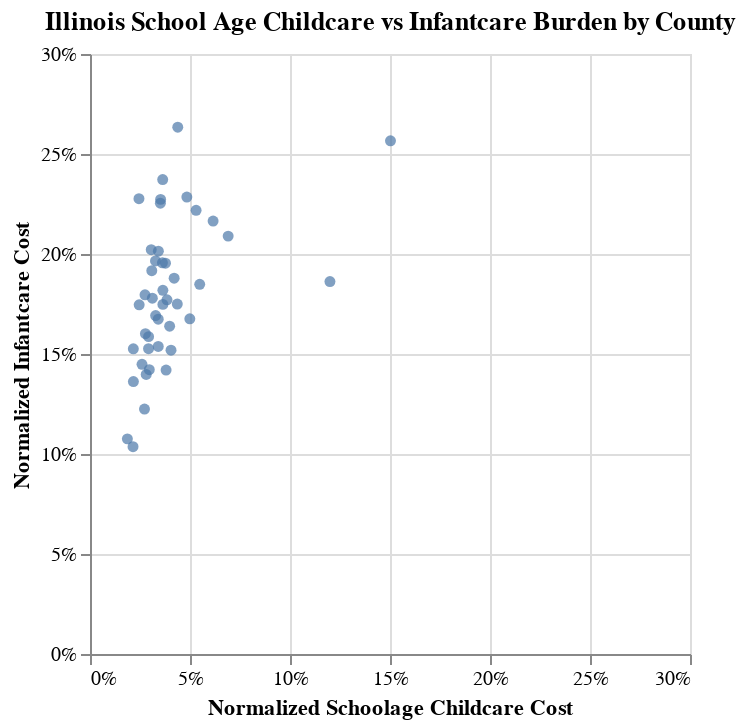

Notebook source saved alongside this figure:
### Markdown cell above
### Illinois, Infantcare vs Schoolage Care

### Code cell
schoolage_v_infant_scatter(il_df, "Illinois School Age Childcare vs Infantcare Burden by County")

### Figure 1 — Vega-Lite specification as saved in the notebook (floating-point values rounded to 4 significant figures)
{"config": {"view": {"continuousWidth": 300, "continuousHeight": 300}}, "data": {"name": "data-0515d4202a942b53e2e33ec43ec4becd"}, "mark": {"type": "circle"}, "encoding": {"x": {"axis": {"format": "%"}, "field": "adj_schoolage", "scale": {"domain": [0, 0.3]}, "title": "Normalized Schoolage Childcare Cost", "type": "quantitative"}, "y": {"axis": {"format": "%"}, "field": "adj_infant", "scale": {"domain": [0, 0.3]}, "title": "Normalized Infantcare Cost", "type": "quantitative"}}, "title": "Illinois School Age Childcare vs Infantcare Burden by County", "$schema": "https://vega.github.io/schema/vega-lite/v5.20.1.json", "datasets": {"data-0515d4202a942b53e2e33ec43ec4becd": [{"STATE_ABBREVIATION": "IL", "COUNTY_NAME": "Adams County", "COUNTY_FIPS_CODE": 17001, "STUDYYEAR": 2022, "MHI": 63767, "MCSA": 30.15, "MCINFANT": 214.1, "MCTODDLER": 151.7, "MCPRESCHOOL": 151.7, "adj_infant": 0.1746, "adj_toddler": 0.1237, "adj_preschool": 0.1237, "adj_schoolage": 0.02459}, {"STATE_ABBREVIATION": "IL", "COUNTY_NAME": "Bond County", "COUNTY_FIPS_CODE": 17005, "STUDYYEAR": 2022, "MHI": 58617, "MCSA": 37.0, "MCINFANT": 190.8, "MCTODDLER": 198.3, "MCPRESCHOOL": 205.0, "adj_infant": 0.1692, "adj_toddler": 0.1759, "adj_preschool": 0.1819, "adj_schoolage": 0.03282}, {"STATE_ABBREVIATION": "IL", "COUNTY_NAME": "Boone County", "COUNTY_FIPS_CODE": 17007, "STUDYYEAR": 2022, "MHI": 80502, "MCSA": 185.7, "MCINFANT": 288.3, "MCTODDLER": 221.7, "MCPRESCHOOL": 181.7, "adj_infant": 0.1862, "adj_toddler": 0.1432, "adj_preschool": 0.1173, "adj_schoolage": 0.12}, {"STATE_ABBREVIATION": "IL", "COUNTY_NAME": "Champaign County", "COUNTY_FIPS_CODE": 17019, "STUDYYEAR": 2022, "MHI": 61090, "MCSA": 51.55, "MCINFANT": 309.5, "MCTODDLER": 275.0, "MCPRESCHOOL": 239.0, "adj_infant": 0.2634, "adj_toddler": 0.2341, "adj_preschool": 0.2034, "adj_schoolage": 0.04388}, {"STATE_ABBREVIATION": "IL", "COUNTY_NAME": "Christian County", "COUNTY_FIPS_CODE": 17021, "STUDYYEAR": 2022, "MHI": 56933, "MCSA": 41.65, "MCINFANT": 155.4, "MCTODDLER": 158.3, "MCPRESCHOOL": 141.7, "adj_infant": 0.142, "adj_toddler": 0.1446, "adj_preschool": 0.1294, "adj_schoolage": 0.03804}, {"STATE_ABBREVIATION": "IL", "COUNTY_NAME": "Clinton County", "COUNTY_FIPS_CODE": 17027, "STUDYYEAR": 2022, "MHI": 78054, "MCSA": 40.9, "MCINFANT": 183.8, "MCTODDLER": 170.3, "MCPRESCHOOL": 162.3, "adj_infant": 0.1225, "adj_toddler": 0.1135, "adj_preschool": 0.1081, "adj_schoolage": 0.02725}, {"STATE_ABBREVIATION": "IL", "COUNTY_NAME": "Coles County", "COUNTY_FIPS_CODE": 17029, "STUDYYEAR": 2022, "MHI": 53732, "MCSA": 35.25, "MCINFANT": 173.0, "MCTODDLER": 158.3, "MCPRESCHOOL": 148.3, "adj_infant": 0.1674, "adj_toddler": 0.1532, "adj_preschool": 0.1435, "adj_schoolage": 0.03411}, {"STATE_ABBREVIATION": "IL", "COUNTY_NAME": "Cook County", "COUNTY_FIPS_CODE": 17031, "STUDYYEAR": 2022, "MHI": 78304, "MCSA": 82.6, "MCINFANT": 278.3, "MCTODDLER": 220.0, "MCPRESCHOOL": 189.2, "adj_infant": 0.1848, "adj_toddler": 0.1461, "adj_preschool": 0.1256, "adj_schoolage": 0.05485}, {"STATE_ABBREVIATION": "IL", "COUNTY_NAME": "DeKalb County", "COUNTY_FIPS_CODE": 17037, "STUDYYEAR": 2022, "MHI": 68617, "MCSA": 70.0, "MCINFANT": 292.7, "MCTODDLER": 240.0, "MCPRESCHOOL": 235.8, "adj_infant": 0.2218, "adj_toddler": 0.1819, "adj_preschool": 0.1787, "adj_schoolage": 0.05305}, {"STATE_ABBREVIATION": "IL", "COUNTY_NAME": "DuPage County", "COUNTY_FIPS_CODE": 17043, "STUDYYEAR": 2022, "MHI": 107035, "MCSA": 75.0, "MCINFANT": 374.3, "MCTODDLER": 280.0, "MCPRESCHOOL": 315.8, "adj_infant": 0.1819, "adj_toddler": 0.136, "adj_preschool": 0.1534, "adj_schoolage": 0.03644}, {"STATE_ABBREVIATION": "IL", "COUNTY_NAME": "Effingham County", "COUNTY_FIPS_CODE": 17049, "STUDYYEAR": 2022, "MHI": 73181, "MCSA": 26.3, "MCINFANT": 151.4, "MCTODDLER": 141.0, "MCPRESCHOOL": 125.0, "adj_infant": 0.1076, "adj_toddler": 0.1002, "adj_preschool": 0.08882, "adj_schoolage": 0.01869}, {"STATE_ABBREVIATION": "IL", "COUNTY_NAME": "Fayette County", "COUNTY_FIPS_CODE": 17051, "STUDYYEAR": 2022, "MHI": 51962, "MCSA": 34.1, "MCINFANT": 153.7, "MCTODDLER": 149.5, "MCPRESCHOOL": 125.0, "adj_infant": 0.1538, "adj_toddler": 0.1496, "adj_preschool": 0.1251, "adj_schoolage": 0.03412}, {"STATE_ABBREVIATION": "IL", "COUNTY_NAME": "Fulton County", "COUNTY_FIPS_CODE": 17057, "STUDYYEAR": 2022, "MHI": 57223, "MCSA": 54.93, "MCINFANT": 184.4, "MCTODDLER": 172.9, "MCPRESCHOOL": 165.7, "adj_infant": 0.1676, "adj_toddler": 0.1571, "adj_preschool": 0.1506, "adj_schoolage": 0.04992}, {"STATE_ABBREVIATION": "IL", "COUNTY_NAME": "Grundy County", "COUNTY_FIPS_CODE": 17063, "STUDYYEAR": 2022, "MHI": 89993, "MCSA": 37.5, "MCINFANT": 264.1, "MCTODDLER": 205.0, "MCPRESCHOOL": 189.5, "adj_infant": 0.1526, "adj_toddler": 0.1185, "adj_preschool": 0.1095, "adj_schoolage": 0.02167}, {"STATE_ABBREVIATION": "IL", "COUNTY_NAME": "Henry County", "COUNTY_FIPS_CODE": 17073, "STUDYYEAR": 2022, "MHI": 66313, "MCSA": 39.75, "MCINFANT": 226.8, "MCTODDLER": 205.0, "MCPRESCHOOL": 182.3, "adj_infant": 0.1779, "adj_toddler": 0.1608, "adj_preschool": 0.143, "adj_schoolage": 0.03117}, {"STATE_ABBREVIATION": "IL", "COUNTY_NAME": "Kane County", "COUNTY_FIPS_CODE": 17089, "STUDYYEAR": 2022, "MHI": 96400, "MCSA": 71.35, "MCINFANT": 328.3, "MCTODDLER": 253.3, "MCPRESCHOOL": 277.2, "adj_infant": 0.1771, "adj_toddler": 0.1367, "adj_preschool": 0.1495, "adj_schoolage": 0.03849}, {"STATE_ABBREVIATION": "IL", "COUNTY_NAME": "Kankakee County", "COUNTY_FIPS_CODE": 17091, "STUDYYEAR": 2022, "MHI": 65489, "MCSA": 34.9, "MCINFANT": 201.7, "MCTODDLER": 199.0, "MCPRESCHOOL": 132.7, "adj_infant": 0.1601, "adj_toddler": 0.158, "adj_preschool": 0.1054, "adj_schoolage": 0.02771}, {"STATE_ABBREVIATION": "IL", "COUNTY_NAME": "Kendall County", "COUNTY_FIPS_CODE": 17093, "STUDYYEAR": 2022, "MHI": 106358, "MCSA": 57.5, "MCINFANT": 285.9, "MCTODDLER": 234.7, "MCPRESCHOOL": 227.8, "adj_infant": 0.1398, "adj_toddler": 0.1147, "adj_preschool": 0.1114, "adj_schoolage": 0.02811}, {"STATE_ABBREVIATION": "IL", "COUNTY_NAME": "Lake County", "COUNTY_FIPS_CODE": 17097, "STUDYYEAR": 2022, "MHI": 104553, "MCSA": 81.45, "MCINFANT": 305.4, "MCTODDLER": 246.7, "MCPRESCHOOL": 235.8, "adj_infant": 0.1519, "adj_toddler": 0.1227, "adj_preschool": 0.1173, "adj_schoolage": 0.04051}, {"STATE_ABBREVIATION": "IL", "COUNTY_NAME": "LaSalle County", "COUNTY_FIPS_CODE": 17099, "STUDYYEAR": 2022, "MHI": 67942, "MCSA": 40.0, "MCINFANT": 264.1, "MCTODDLER": 185.0, "MCPRESCHOOL": 171.7, "adj_infant": 0.2021, "adj_toddler": 0.1416, "adj_preschool": 0.1314, "adj_schoolage": 0.03061}, {"STATE_ABBREVIATION": "IL", "COUNTY_NAME": "Lee County", "COUNTY_FIPS_CODE": 17103, "STUDYYEAR": 2022, "MHI": 64588, "MCSA": 40.67, "MCINFANT": 244.1, "MCTODDLER": 251.7, "MCPRESCHOOL": 158.3, "adj_infant": 0.1965, "adj_toddler": 0.2026, "adj_preschool": 0.1275, "adj_schoolage": 0.03274}, {"STATE_ABBREVIATION": "IL", "COUNTY_NAME": "McHenry County", "COUNTY_FIPS_CODE": 17111, "STUDYYEAR": 2022, "MHI": 100101, "MCSA": 76.65, "MCINFANT": 315.5, "MCTODDLER": 256.0, "MCPRESCHOOL": 281.2, "adj_infant": 0.1639, "adj_toddler": 0.133, "adj_preschool": 0.1461, "adj_schoolage": 0.03982}, {"STATE_ABBREVIATION": "IL", "COUNTY_NAME": "McLean County", "COUNTY_FIPS_CODE": 17113, "STUDYYEAR": 2022, "MHI": 75356, "MCSA": 89.2, "MCINFANT": 313.7, "MCTODDLER": 281.7, "MCPRESCHOOL": 279.0, "adj_infant": 0.2165, "adj_toddler": 0.1944, "adj_preschool": 0.1925, "adj_schoolage": 0.06155}, {"STATE_ABBREVIATION": "IL", "COUNTY_NAME": "Macon County", "COUNTY_FIPS_CODE": 17115, "STUDYYEAR": 2022, "MHI": 59622, "MCSA": 39.2, "MCINFANT": 230.9, "MCTODDLER": 205.0, "MCPRESCHOOL": 191.7, "adj_infant": 0.2014, "adj_toddler": 0.1788, "adj_preschool": 0.1672, "adj_schoolage": 0.03419}, {"STATE_ABBREVIATION": "IL", "COUNTY_NAME": "Macoupin County", "COUNTY_FIPS_CODE": 17117, "STUDYYEAR": 2022, "MHI": 64706, "MCSA": 36.45, "MCINFANT": 197.4, "MCTODDLER": 177.0, "MCPRESCHOOL": 188.8, "adj_infant": 0.1587, "adj_toddler": 0.1422, "adj_preschool": 0.1517, "adj_schoolage": 0.02929}, {"STATE_ABBREVIATION": "IL", "COUNTY_NAME": "Madison County", "COUNTY_FIPS_CODE": 17119, "STUDYYEAR": 2022, "MHI": 71759, "MCSA": 95.33, "MCINFANT": 288.3, "MCTODDLER": 235.0, "MCPRESCHOOL": 208.3, "adj_infant": 0.2089, "adj_toddler": 0.1703, "adj_preschool": 0.151, "adj_schoolage": 0.06908}, {"STATE_ABBREVIATION": "IL", "COUNTY_NAME": "Marion County", "COUNTY_FIPS_CODE": 17121, "STUDYYEAR": 2022, "MHI": 59099, "MCSA": 29.55, "MCINFANT": 164.7, "MCTODDLER": 151.7, "MCPRESCHOOL": 131.7, "adj_infant": 0.1449, "adj_toddler": 0.1335, "adj_preschool": 0.1159, "adj_schoolage": 0.026}, {"STATE_ABBREVIATION": "IL", "COUNTY_NAME": "Monroe County", "COUNTY_FIPS_CODE": 17133, "STUDYYEAR": 2022, "MHI": 100685, "MCSA": 41.65, "MCINFANT": 200.7, "MCTODDLER": 188.3, "MCPRESCHOOL": 168.3, "adj_infant": 0.1036, "adj_toddler": 0.09727, "adj_preschool": 0.08694, "adj_schoolage": 0.02151}, {"STATE_ABBREVIATION": "IL", "COUNTY_NAME": "Morgan County", "COUNTY_FIPS_CODE": 17137, "STUDYYEAR": 2022, "MHI": 61188, "MCSA": 36.35, "MCINFANT": 225.5, "MCTODDLER": 171.7, "MCPRESCHOOL": 157.9, "adj_infant": 0.1917, "adj_toddler": 0.1459, "adj_preschool": 0.1342, "adj_schoolage": 0.03089}, {"STATE_ABBREVIATION": "IL", "COUNTY_NAME": "Moultrie County", "COUNTY_FIPS_CODE": 17139, "STUDYYEAR": 2022, "MHI": 72833, "MCSA": 30.4, "MCINFANT": 190.8, "MCTODDLER": 162.3, "MCPRESCHOOL": 141.0, "adj_infant": 0.1362, "adj_toddler": 0.1159, "adj_preschool": 0.1007, "adj_schoolage": 0.0217}, {"STATE_ABBREVIATION": "IL", "COUNTY_NAME": "Ogle County", "COUNTY_FIPS_CODE": 17141, "STUDYYEAR": 2022, "MHI": 75782, "MCSA": 63.6, "MCINFANT": 255.0, "MCTODDLER": 201.7, "MCPRESCHOOL": 175.0, "adj_infant": 0.175, "adj_toddler": 0.1384, "adj_preschool": 0.1201, "adj_schoolage": 0.04364}, {"STATE_ABBREVIATION": "IL", "COUNTY_NAME": "Peoria County", "COUNTY_FIPS_CODE": 17143, "STUDYYEAR": 2022, "MHI": 63409, "MCSA": 59.05, "MCINFANT": 278.6, "MCTODDLER": 215.0, "MCPRESCHOOL": 193.7, "adj_infant": 0.2285, "adj_toddler": 0.1763, "adj_preschool": 0.1588, "adj_schoolage": 0.04843}, {"STATE_ABBREVIATION": "IL", "COUNTY_NAME": "Randolph County", "COUNTY_FIPS_CODE": 17157, "STUDYYEAR": 2022, "MHI": 63860, "MCSA": 51.67, "MCINFANT": 230.8, "MCTODDLER": 231.7, "MCPRESCHOOL": 205.0, "adj_infant": 0.1879, "adj_toddler": 0.1886, "adj_preschool": 0.1669, "adj_schoolage": 0.04207}, {"STATE_ABBREVIATION": "IL", "COUNTY_NAME": "Rock Island County", "COUNTY_FIPS_CODE": 17161, "STUDYYEAR": 2022, "MHI": 64435, "MCSA": 43.75, "MCINFANT": 281.7, "MCTODDLER": 215.0, "MCPRESCHOOL": 175.0, "adj_infant": 0.2273, "adj_toddler": 0.1735, "adj_preschool": 0.1412, "adj_schoolage": 0.03531}, {"STATE_ABBREVIATION": "IL", "COUNTY_NAME": "St. Clair County", "COUNTY_FIPS_CODE": 17163, "STUDYYEAR": 2022, "MHI": 68915, "MCSA": 36.45, "MCINFANT": 238.0, "MCTODDLER": 195.0, "MCPRESCHOOL": 161.7, "adj_infant": 0.1796, "adj_toddler": 0.1471, "adj_preschool": 0.122, "adj_schoolage": 0.0275}, {"STATE_ABBREVIATION": "IL", "COUNTY_NAME": "Saline County", "COUNTY_FIPS_CODE": 17165, "STUDYYEAR": 2022, "MHI": 51710, "MCSA": 35.0, "MCINFANT": 224.1, "MCTODDLER": 191.7, "MCPRESCHOOL": 158.3, "adj_infant": 0.2254, "adj_toddler": 0.1927, "adj_preschool": 0.1592, "adj_schoolage": 0.0352}, {"STATE_ABBREVIATION": "IL", "COUNTY_NAME": "Sangamon County", "COUNTY_FIPS_CODE": 17167, "STUDYYEAR": 2022, "MHI": 71653, "MCSA": 40.85, "MCINFANT": 195.9, "MCTODDLER": 188.3, "MCPRESCHOOL": 175.0, "adj_infant": 0.1421, "adj_toddler": 0.1367, "adj_preschool": 0.127, "adj_schoolage": 0.02965}, {"STATE_ABBREVIATION": "IL", "COUNTY_NAME": "Tazewell County", "COUNTY_FIPS_CODE": 17179, "STUDYYEAR": 2022, "MHI": 74606, "MCSA": 54.15, "MCINFANT": 280.3, "MCTODDLER": 215.0, "MCPRESCHOOL": 181.7, "adj_infant": 0.1954, "adj_toddler": 0.1499, "adj_preschool": 0.1266, "adj_schoolage": 0.03774}, {"STATE_ABBREVIATION": "IL", "COUNTY_NAME": "Vermilion County", "COUNTY_FIPS_CODE": 17183, "STUDYYEAR": 2022, "MHI": 52787, "MCSA": 37.0, "MCINFANT": 177.4, "MCTODDLER": 151.7, "MCPRESCHOOL": 125.0, "adj_infant": 0.1748, "adj_toddler": 0.1494, "adj_preschool": 0.1231, "adj_schoolage": 0.03645}, {"STATE_ABBREVIATION": "IL", "COUNTY_NAME": "Wayne County", "COUNTY_FIPS_CODE": 17191, "STUDYYEAR": 2022, "MHI": 53522, "MCSA": 154.6, "MCINFANT": 264.1, "MCTODDLER": 205.0, "MCPRESCHOOL": 171.7, "adj_infant": 0.2566, "adj_toddler": 0.1992, "adj_preschool": 0.1668, "adj_schoolage": 0.1502}, {"STATE_ABBREVIATION": "IL", "COUNTY_NAME": "Whiteside County", "COUNTY_FIPS_CODE": 17195, "STUDYYEAR": 2022, "MHI": 62828, "MCSA": 43.75, "MCINFANT": 236.3, "MCTODDLER": 209.7, "MCPRESCHOOL": 175.0, "adj_infant": 0.1956, "adj_toddler": 0.1735, "adj_preschool": 0.1448, "adj_schoolage": 0.03621}, {"STATE_ABBREVIATION": "IL", "COUNTY_NAME": "Will County", "COUNTY_FIPS_CODE": 17197, "STUDYYEAR": 2022, "MHI": 103678, "MCSA": 58.35, "MCINFANT": 304.3, "MCTODDLER": 281.7, "MCPRESCHOOL": 255.0, "adj_infant": 0.1526, "adj_toddler": 0.1413, "adj_preschool": 0.1279, "adj_schoolage": 0.02927}, {"STATE_ABBREVIATION": "IL", "COUNTY_NAME": "Williamson County", "COUNTY_FIPS_CODE": 17199, "STUDYYEAR": 2022, "MHI": 60325, "MCSA": 28.4, "MCINFANT": 264.1, "MCTODDLER": 205.0, "MCPRESCHOOL": 171.7, "adj_infant": 0.2277, "adj_toddler": 0.1767, "adj_preschool": 0.148, "adj_schoolage": 0.02448}, {"STATE_ABBREVIATION": "IL", "COUNTY_NAME": "Winnebago County", "COUNTY_FIPS_CODE": 17201, "STUDYYEAR": 2022, "MHI": 61738, "MCSA": 43.15, "MCINFANT": 281.7, "MCTODDLER": 215.0, "MCPRESCHOOL": 184.5, "adj_infant": 0.2372, "adj_toddler": 0.1811, "adj_preschool": 0.1554, "adj_schoolage": 0.03634}]}}
